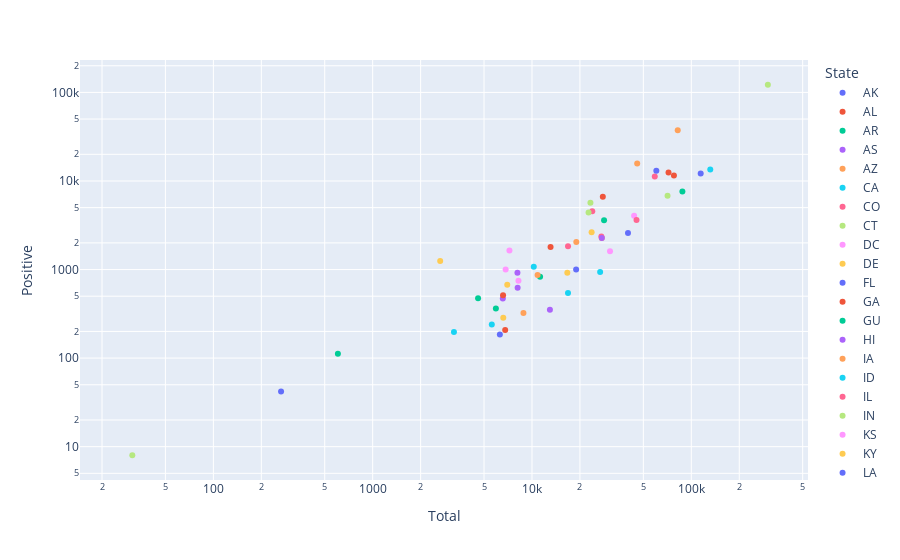

The notebook cell this image was saved under:
### Code cell
fig = px.scatter(data_frame=df_testing.sort_values(by='Date').groupby(['State']).agg('last').reset_index(),
                 x='Total', y='Positive', color='State',
                 log_x=True, log_y=True,
                )
fig.show()

### Figure 1 — Plotly figure (JSON) as saved in the notebook; plotly's stock layout.template omitted (floating-point values rounded to 4 significant figures)
{"data": [{"hoverlabel": {"namelength": 0}, "hovertemplate": "State=AK<br>Total=%{x}<br>Positive=%{y}", "legendgroup": "AK", "marker": {"color": "#636efa", "symbol": "circle"}, "mode": "markers", "name": "AK", "showlegend": true, "type": "scatter", "x": [6284], "xaxis": "x", "y": [185], "yaxis": "y"}, {"hoverlabel": {"namelength": 0}, "hovertemplate": "State=AL<br>Total=%{x}<br>Positive=%{y}", "legendgroup": "AL", "marker": {"color": "#EF553B", "symbol": "circle"}, "mode": "markers", "name": "AL", "showlegend": true, "type": "scatter", "x": [13078], "xaxis": "x", "y": [1796], "yaxis": "y"}, {"hoverlabel": {"namelength": 0}, "hovertemplate": "State=AR<br>Total=%{x}<br>Positive=%{y}", "legendgroup": "AR", "marker": {"color": "#00cc96", "symbol": "circle"}, "mode": "markers", "name": "AR", "showlegend": true, "type": "scatter", "x": [11242], "xaxis": "x", "y": [830], "yaxis": "y"}, {"hoverlabel": {"namelength": 0}, "hovertemplate": "State=AS<br>Total=%{x}<br>Positive=%{y}", "legendgroup": "AS", "marker": {"color": "#ab63fa", "symbol": "circle"}, "mode": "markers", "name": "AS", "showlegend": true, "type": "scatter", "x": [26], "xaxis": "x", "y": [0], "yaxis": "y"}, {"hoverlabel": {"namelength": 0}, "hovertemplate": "State=AZ<br>Total=%{x}<br>Positive=%{y}", "legendgroup": "AZ", "marker": {"color": "#FFA15A", "symbol": "circle"}, "mode": "markers", "name": "AZ", "showlegend": true, "type": "scatter", "x": [27410], "xaxis": "x", "y": [2269], "yaxis": "y"}, {"hoverlabel": {"namelength": 0}, "hovertemplate": "State=CA<br>Total=%{x}<br>Positive=%{y}", "legendgroup": "CA", "marker": {"color": "#19d3f3", "symbol": "circle"}, "mode": "markers", "name": "CA", "showlegend": true, "type": "scatter", "x": [131533], "xaxis": "x", "y": [13438], "yaxis": "y"}, {"hoverlabel": {"namelength": 0}, "hovertemplate": "State=CO<br>Total=%{x}<br>Positive=%{y}", "legendgroup": "CO", "marker": {"color": "#FF6692", "symbol": "circle"}, "mode": "markers", "name": "CO", "showlegend": true, "type": "scatter", "x": [23900], "xaxis": "x", "y": [4565], "yaxis": "y"}, {"hoverlabel": {"namelength": 0}, "hovertemplate": "State=CT<br>Total=%{x}<br>Positive=%{y}", "legendgroup": "CT", "marker": {"color": "#B6E880", "symbol": "circle"}, "mode": "markers", "name": "CT", "showlegend": true, "type": "scatter", "x": [23270], "xaxis": "x", "y": [5675], "yaxis": "y"}, {"hoverlabel": {"namelength": 0}, "hovertemplate": "State=DC<br>Total=%{x}<br>Positive=%{y}", "legendgroup": "DC", "marker": {"color": "#FF97FF", "symbol": "circle"}, "mode": "markers", "name": "DC", "showlegend": true, "type": "scatter", "x": [6834], "xaxis": "x", "y": [998], "yaxis": "y"}, {"hoverlabel": {"namelength": 0}, "hovertemplate": "State=DE<br>Total=%{x}<br>Positive=%{y}", "legendgroup": "DE", "marker": {"color": "#FECB52", "symbol": "circle"}, "mode": "markers", "name": "DE", "showlegend": true, "type": "scatter", "x": [6994], "xaxis": "x", "y": [673], "yaxis": "y"}, {"hoverlabel": {"namelength": 0}, "hovertemplate": "State=FL<br>Total=%{x}<br>Positive=%{y}", "legendgroup": "FL", "marker": {"color": "#636efa", "symbol": "circle"}, "mode": "markers", "name": "FL", "showlegend": true, "type": "scatter", "x": [114533], "xaxis": "x", "y": [12151], "yaxis": "y"}, {"hoverlabel": {"namelength": 0}, "hovertemplate": "State=GA<br>Total=%{x}<br>Positive=%{y}", "legendgroup": "GA", "marker": {"color": "#EF553B", "symbol": "circle"}, "mode": "markers", "name": "GA", "showlegend": true, "type": "scatter", "x": [27832], "xaxis": "x", "y": [6647], "yaxis": "y"}, {"hoverlabel": {"namelength": 0}, "hovertemplate": "State=GU<br>Total=%{x}<br>Positive=%{y}", "legendgroup": "GU", "marker": {"color": "#00cc96", "symbol": "circle"}, "mode": "markers", "name": "GU", "showlegend": true, "type": "scatter", "x": [605], "xaxis": "x", "y": [112], "yaxis": "y"}, {"hoverlabel": {"namelength": 0}, "hovertemplate": "State=HI<br>Total=%{x}<br>Positive=%{y}", "legendgroup": "HI", "marker": {"color": "#ab63fa", "symbol": "circle"}, "mode": "markers", "name": "HI", "showlegend": true, "type": "scatter", "x": [12955], "xaxis": "x", "y": [351], "yaxis": "y"}, {"hoverlabel": {"namelength": 0}, "hovertemplate": "State=IA<br>Total=%{x}<br>Positive=%{y}", "legendgroup": "IA", "marker": {"color": "#FFA15A", "symbol": "circle"}, "mode": "markers", "name": "IA", "showlegend": true, "type": "scatter", "x": [10841], "xaxis": "x", "y": [868], "yaxis": "y"}, {"hoverlabel": {"namelength": 0}, "hovertemplate": "State=ID<br>Total=%{x}<br>Positive=%{y}", "legendgroup": "ID", "marker": {"color": "#19d3f3", "symbol": "circle"}, "mode": "markers", "name": "ID", "showlegend": true, "type": "scatter", "x": [10261], "xaxis": "x", "y": [1077], "yaxis": "y"}, {"hoverlabel": {"namelength": 0}, "hovertemplate": "State=IL<br>Total=%{x}<br>Positive=%{y}", "legendgroup": "IL", "marker": {"color": "#FF6692", "symbol": "circle"}, "mode": "markers", "name": "IL", "showlegend": true, "type": "scatter", "x": [58983], "xaxis": "x", "y": [11256], "yaxis": "y"}, {"hoverlabel": {"namelength": 0}, "hovertemplate": "State=IN<br>Total=%{x}<br>Positive=%{y}", "legendgroup": "IN", "marker": {"color": "#B6E880", "symbol": "circle"}, "mode": "markers", "name": "IN", "showlegend": true, "type": "scatter", "x": [22652], "xaxis": "x", "y": [4411], "yaxis": "y"}, {"hoverlabel": {"namelength": 0}, "hovertemplate": "State=KS<br>Total=%{x}<br>Positive=%{y}", "legendgroup": "KS", "marker": {"color": "#FF97FF", "symbol": "circle"}, "mode": "markers", "name": "KS", "showlegend": true, "type": "scatter", "x": [8223], "xaxis": "x", "y": [747], "yaxis": "y"}, {"hoverlabel": {"namelength": 0}, "hovertemplate": "State=KY<br>Total=%{x}<br>Positive=%{y}", "legendgroup": "KY", "marker": {"color": "#FECB52", "symbol": "circle"}, "mode": "markers", "name": "KY", "showlegend": true, "type": "scatter", "x": [16663], "xaxis": "x", "y": [917], "yaxis": "y"}, {"hoverlabel": {"namelength": 0}, "hovertemplate": "State=LA<br>Total=%{x}<br>Positive=%{y}", "legendgroup": "LA", "marker": {"color": "#636efa", "symbol": "circle"}, "mode": "markers", "name": "LA", "showlegend": true, "type": "scatter", "x": [60325], "xaxis": "x", "y": [13010], "yaxis": "y"}, {"hoverlabel": {"namelength": 0}, "hovertemplate": "State=MA<br>Total=%{x}<br>Positive=%{y}", "legendgroup": "MA", "marker": {"color": "#EF553B", "symbol": "circle"}, "mode": "markers", "name": "MA", "showlegend": true, "type": "scatter", "x": [71937], "xaxis": "x", "y": [12500], "yaxis": "y"}, {"hoverlabel": {"namelength": 0}, "hovertemplate": "State=MD<br>Total=%{x}<br>Positive=%{y}", "legendgroup": "MD", "marker": {"color": "#00cc96", "symbol": "circle"}, "mode": "markers", "name": "MD", "showlegend": true, "type": "scatter", "x": [28337], "xaxis": "x", "y": [3609], "yaxis": "y"}, {"hoverlabel": {"namelength": 0}, "hovertemplate": "State=ME<br>Total=%{x}<br>Positive=%{y}", "legendgroup": "ME", "marker": {"color": "#ab63fa", "symbol": "circle"}, "mode": "markers", "name": "ME", "showlegend": true, "type": "scatter", "x": [6558], "xaxis": "x", "y": [470], "yaxis": "y"}, {"hoverlabel": {"namelength": 0}, "hovertemplate": "State=MI<br>Total=%{x}<br>Positive=%{y}", "legendgroup": "MI", "marker": {"color": "#FFA15A", "symbol": "circle"}, "mode": "markers", "name": "MI", "showlegend": true, "type": "scatter", "x": [45748], "xaxis": "x", "y": [15718], "yaxis": "y"}, {"hoverlabel": {"namelength": 0}, "hovertemplate": "State=MN<br>Total=%{x}<br>Positive=%{y}", "legendgroup": "MN", "marker": {"color": "#19d3f3", "symbol": "circle"}, "mode": "markers", "name": "MN", "showlegend": true, "type": "scatter", "x": [26777], "xaxis": "x", "y": [935], "yaxis": "y"}, {"hoverlabel": {"namelength": 0}, "hovertemplate": "State=MO<br>Total=%{x}<br>Positive=%{y}", "legendgroup": "MO", "marker": {"color": "#FF6692", "symbol": "circle"}, "mode": "markers", "name": "MO", "showlegend": true, "type": "scatter", "x": [27249], "xaxis": "x", "y": [2367], "yaxis": "y"}, {"hoverlabel": {"namelength": 0}, "hovertemplate": "State=MP<br>Total=%{x}<br>Positive=%{y}", "legendgroup": "MP", "marker": {"color": "#B6E880", "symbol": "circle"}, "mode": "markers", "name": "MP", "showlegend": true, "type": "scatter", "x": [31], "xaxis": "x", "y": [8], "yaxis": "y"}, {"hoverlabel": {"namelength": 0}, "hovertemplate": "State=MS<br>Total=%{x}<br>Positive=%{y}", "legendgroup": "MS", "marker": {"color": "#FF97FF", "symbol": "circle"}, "mode": "markers", "name": "MS", "showlegend": true, "type": "scatter", "x": [7218], "xaxis": "x", "y": [1638], "yaxis": "y"}, {"hoverlabel": {"namelength": 0}, "hovertemplate": "State=MT<br>Total=%{x}<br>Positive=%{y}", "legendgroup": "MT", "marker": {"color": "#FECB52", "symbol": "circle"}, "mode": "markers", "name": "MT", "showlegend": true, "type": "scatter", "x": [6603], "xaxis": "x", "y": [286], "yaxis": "y"}, {"hoverlabel": {"namelength": 0}, "hovertemplate": "State=NC<br>Total=%{x}<br>Positive=%{y}", "legendgroup": "NC", "marker": {"color": "#636efa", "symbol": "circle"}, "mode": "markers", "name": "NC", "showlegend": true, "type": "scatter", "x": [40045], "xaxis": "x", "y": [2585], "yaxis": "y"}, {"hoverlabel": {"namelength": 0}, "hovertemplate": "State=ND<br>Total=%{x}<br>Positive=%{y}", "legendgroup": "ND", "marker": {"color": "#EF553B", "symbol": "circle"}, "mode": "markers", "name": "ND", "showlegend": true, "type": "scatter", "x": [6787], "xaxis": "x", "y": [207], "yaxis": "y"}, {"hoverlabel": {"namelength": 0}, "hovertemplate": "State=NE<br>Total=%{x}<br>Positive=%{y}", "legendgroup": "NE", "marker": {"color": "#00cc96", "symbol": "circle"}, "mode": "markers", "name": "NE", "showlegend": true, "type": "scatter", "x": [5933], "xaxis": "x", "y": [363], "yaxis": "y"}, {"hoverlabel": {"namelength": 0}, "hovertemplate": "State=NH<br>Total=%{x}<br>Positive=%{y}", "legendgroup": "NH", "marker": {"color": "#ab63fa", "symbol": "circle"}, "mode": "markers", "name": "NH", "showlegend": true, "type": "scatter", "x": [8125], "xaxis": "x", "y": [621], "yaxis": "y"}, {"hoverlabel": {"namelength": 0}, "hovertemplate": "State=NJ<br>Total=%{x}<br>Positive=%{y}", "legendgroup": "NJ", "marker": {"color": "#FFA15A", "symbol": "circle"}, "mode": "markers", "name": "NJ", "showlegend": true, "type": "scatter", "x": [82166], "xaxis": "x", "y": [37505], "yaxis": "y"}, {"hoverlabel": {"namelength": 0}, "hovertemplate": "State=NM<br>Total=%{x}<br>Positive=%{y}", "legendgroup": "NM", "marker": {"color": "#19d3f3", "symbol": "circle"}, "mode": "markers", "name": "NM", "showlegend": true, "type": "scatter", "x": [16828], "xaxis": "x", "y": [543], "yaxis": "y"}, {"hoverlabel": {"namelength": 0}, "hovertemplate": "State=NV<br>Total=%{x}<br>Positive=%{y}", "legendgroup": "NV", "marker": {"color": "#FF6692", "symbol": "circle"}, "mode": "markers", "name": "NV", "showlegend": true, "type": "scatter", "x": [16831], "xaxis": "x", "y": [1836], "yaxis": "y"}, {"hoverlabel": {"namelength": 0}, "hovertemplate": "State=NY<br>Total=%{x}<br>Positive=%{y}", "legendgroup": "NY", "marker": {"color": "#B6E880", "symbol": "circle"}, "mode": "markers", "name": "NY", "showlegend": true, "type": "scatter", "x": [302280], "xaxis": "x", "y": [122031], "yaxis": "y"}, {"hoverlabel": {"namelength": 0}, "hovertemplate": "State=OH<br>Total=%{x}<br>Positive=%{y}", "legendgroup": "OH", "marker": {"color": "#FF97FF", "symbol": "circle"}, "mode": "markers", "name": "OH", "showlegend": true, "type": "scatter", "x": [43756], "xaxis": "x", "y": [4043], "yaxis": "y"}, {"hoverlabel": {"namelength": 0}, "hovertemplate": "State=OK<br>Total=%{x}<br>Positive=%{y}", "legendgroup": "OK", "marker": {"color": "#FECB52", "symbol": "circle"}, "mode": "markers", "name": "OK", "showlegend": true, "type": "scatter", "x": [2653], "xaxis": "x", "y": [1252], "yaxis": "y"}, {"hoverlabel": {"namelength": 0}, "hovertemplate": "State=OR<br>Total=%{x}<br>Positive=%{y}", "legendgroup": "OR", "marker": {"color": "#636efa", "symbol": "circle"}, "mode": "markers", "name": "OR", "showlegend": true, "type": "scatter", "x": [18925], "xaxis": "x", "y": [999], "yaxis": "y"}, {"hoverlabel": {"namelength": 0}, "hovertemplate": "State=PA<br>Total=%{x}<br>Positive=%{y}", "legendgroup": "PA", "marker": {"color": "#EF553B", "symbol": "circle"}, "mode": "markers", "name": "PA", "showlegend": true, "type": "scatter", "x": [77771], "xaxis": "x", "y": [11510], "yaxis": "y"}, {"hoverlabel": {"namelength": 0}, "hovertemplate": "State=PR<br>Total=%{x}<br>Positive=%{y}", "legendgroup": "PR", "marker": {"color": "#00cc96", "symbol": "circle"}, "mode": "markers", "name": "PR", "showlegend": true, "type": "scatter", "x": [4587], "xaxis": "x", "y": [475], "yaxis": "y"}, {"hoverlabel": {"namelength": 0}, "hovertemplate": "State=RI<br>Total=%{x}<br>Positive=%{y}", "legendgroup": "RI", "marker": {"color": "#ab63fa", "symbol": "circle"}, "mode": "markers", "name": "RI", "showlegend": true, "type": "scatter", "x": [8103], "xaxis": "x", "y": [922], "yaxis": "y"}, {"hoverlabel": {"namelength": 0}, "hovertemplate": "State=SC<br>Total=%{x}<br>Positive=%{y}", "legendgroup": "SC", "marker": {"color": "#FFA15A", "symbol": "circle"}, "mode": "markers", "name": "SC", "showlegend": true, "type": "scatter", "x": [18976], "xaxis": "x", "y": [2049], "yaxis": "y"}, {"hoverlabel": {"namelength": 0}, "hovertemplate": "State=SD<br>Total=%{x}<br>Positive=%{y}", "legendgroup": "SD", "marker": {"color": "#19d3f3", "symbol": "circle"}, "mode": "markers", "name": "SD", "showlegend": true, "type": "scatter", "x": [5593], "xaxis": "x", "y": [240], "yaxis": "y"}, {"hoverlabel": {"namelength": 0}, "hovertemplate": "State=TN<br>Total=%{x}<br>Positive=%{y}", "legendgroup": "TN", "marker": {"color": "#FF6692", "symbol": "circle"}, "mode": "markers", "name": "TN", "showlegend": true, "type": "scatter", "x": [45300], "xaxis": "x", "y": [3633], "yaxis": "y"}, {"hoverlabel": {"namelength": 0}, "hovertemplate": "State=TX<br>Total=%{x}<br>Positive=%{y}", "legendgroup": "TX", "marker": {"color": "#B6E880", "symbol": "circle"}, "mode": "markers", "name": "TX", "showlegend": true, "type": "scatter", "x": [70938], "xaxis": "x", "y": [6812], "yaxis": "y"}, {"hoverlabel": {"namelength": 0}, "hovertemplate": "State=UT<br>Total=%{x}<br>Positive=%{y}", "legendgroup": "UT", "marker": {"color": "#FF97FF", "symbol": "circle"}, "mode": "markers", "name": "UT", "showlegend": true, "type": "scatter", "x": [30892], "xaxis": "x", "y": [1605], "yaxis": "y"}, {"hoverlabel": {"namelength": 0}, "hovertemplate": "State=VA<br>Total=%{x}<br>Positive=%{y}", "legendgroup": "VA", "marker": {"color": "#FECB52", "symbol": "circle"}, "mode": "markers", "name": "VA", "showlegend": true, "type": "scatter", "x": [23671], "xaxis": "x", "y": [2637], "yaxis": "y"}, {"hoverlabel": {"namelength": 0}, "hovertemplate": "State=VI<br>Total=%{x}<br>Positive=%{y}", "legendgroup": "VI", "marker": {"color": "#636efa", "symbol": "circle"}, "mode": "markers", "name": "VI", "showlegend": true, "type": "scatter", "x": [266], "xaxis": "x", "y": [42], "yaxis": "y"}, {"hoverlabel": {"namelength": 0}, "hovertemplate": "State=VT<br>Total=%{x}<br>Positive=%{y}", "legendgroup": "VT", "marker": {"color": "#EF553B", "symbol": "circle"}, "mode": "markers", "name": "VT", "showlegend": true, "type": "scatter", "x": [6582], "xaxis": "x", "y": [512], "yaxis": "y"}, {"hoverlabel": {"namelength": 0}, "hovertemplate": "State=WA<br>Total=%{x}<br>Positive=%{y}", "legendgroup": "WA", "marker": {"color": "#00cc96", "symbol": "circle"}, "mode": "markers", "name": "WA", "showlegend": true, "type": "scatter", "x": [87918], "xaxis": "x", "y": [7591], "yaxis": "y"}, {"hoverlabel": {"namelength": 0}, "hovertemplate": "State=WI<br>Total=%{x}<br>Positive=%{y}", "legendgroup": "WI", "marker": {"color": "#ab63fa", "symbol": "circle"}, "mode": "markers", "name": "WI", "showlegend": true, "type": "scatter", "x": [27436], "xaxis": "x", "y": [2267], "yaxis": "y"}, {"hoverlabel": {"namelength": 0}, "hovertemplate": "State=WV<br>Total=%{x}<br>Positive=%{y}", "legendgroup": "WV", "marker": {"color": "#FFA15A", "symbol": "circle"}, "mode": "markers", "name": "WV", "showlegend": true, "type": "scatter", "x": [8838], "xaxis": "x", "y": [324], "yaxis": "y"}, {"hoverlabel": {"namelength": 0}, "hovertemplate": "State=WY<br>Total=%{x}<br>Positive=%{y}", "legendgroup": "WY", "marker": {"color": "#19d3f3", "symbol": "circle"}, "mode": "markers", "name": "WY", "showlegend": true, "type": "scatter", "x": [3237], "xaxis": "x", "y": [197], "yaxis": "y"}], "layout": {"legend": {"title": {"text": "State"}, "tracegroupgap": 0}, "margin": {"t": 60}, "xaxis": {"anchor": "y", "domain": [0, 1], "title": {"text": "Total"}, "type": "log"}, "yaxis": {"anchor": "x", "domain": [0, 1], "title": {"text": "Positive"}, "type": "log"}}}
